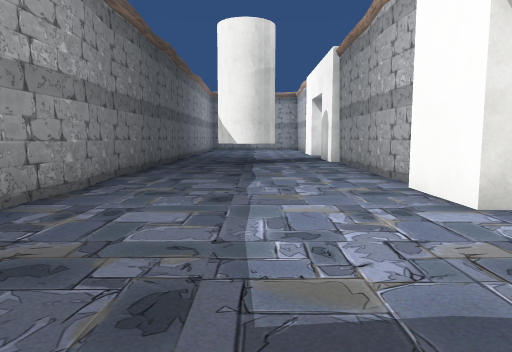
[1] (above)

22 first-person views from a walk through a Unity game level. The camera is 1.3 m above the floor, tilts 6° down and sees 70° across. The floor is counted in squares, 2 m on a side. Each view is taken from the middle of a square. On the plan, view 1 faces up. The plan holds only what a view shows up to about 11 squares ahead; the rest is blank. The place goes on beyond the plan. Some surface patterns are stand-ins.

[2]
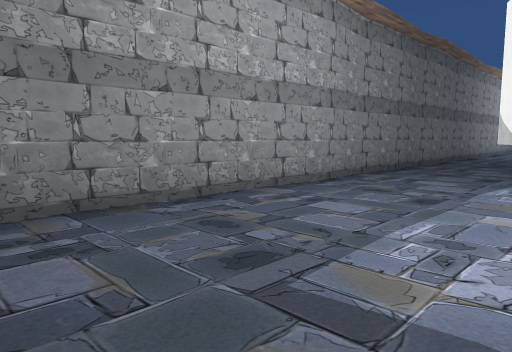

[3]
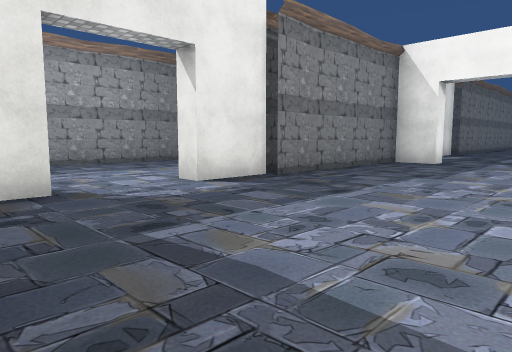

[4]
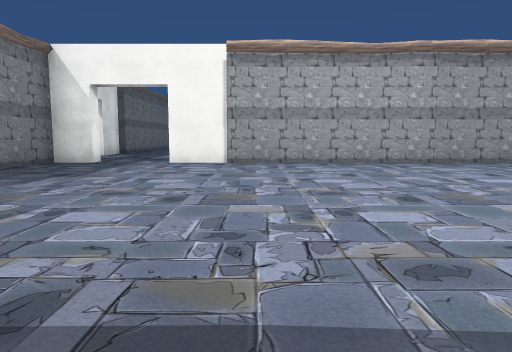

[5]
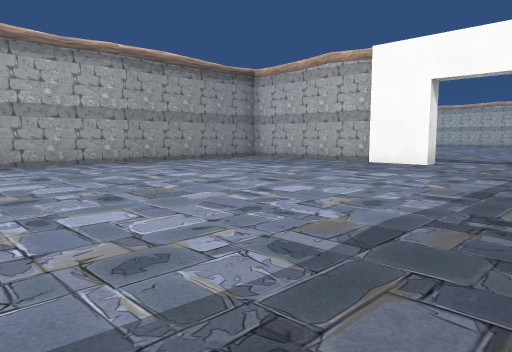

[6]
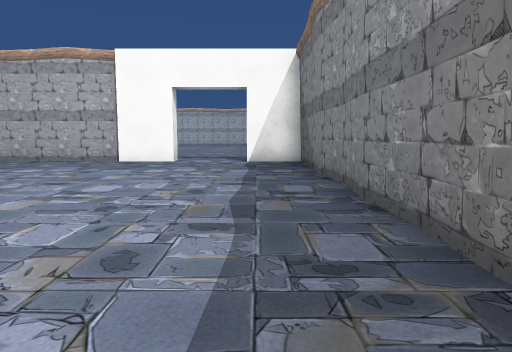

[7]
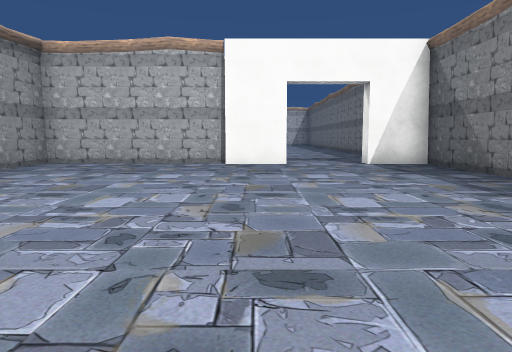

[8]
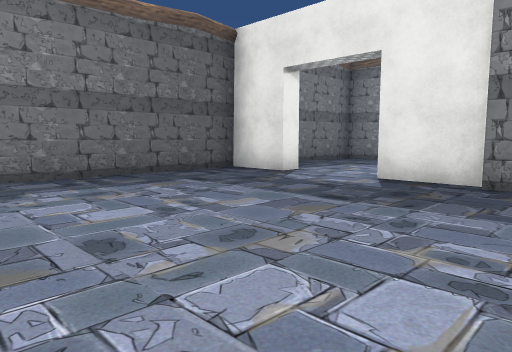

[9]
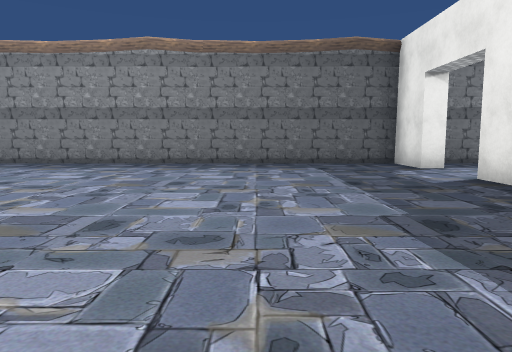

[10]
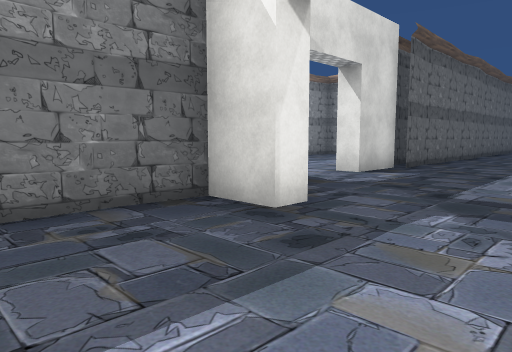

[11]
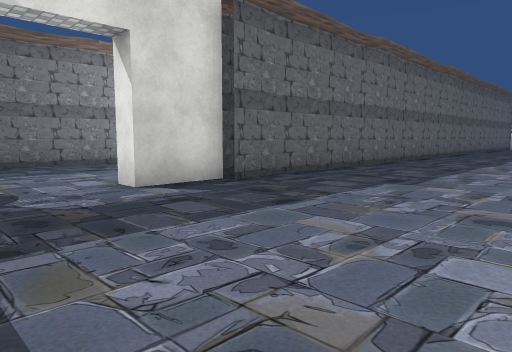

[12]
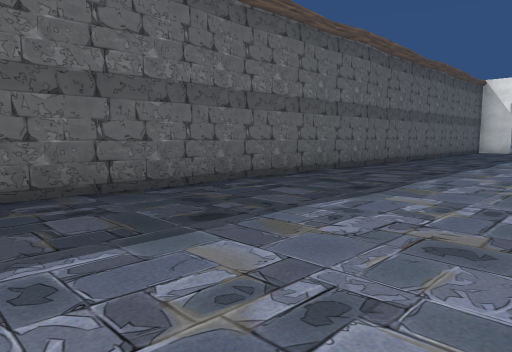

[13]
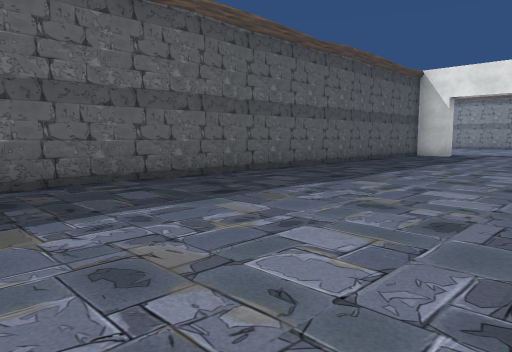

[14]
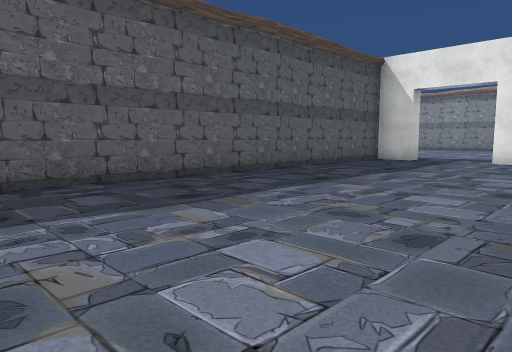

[15]
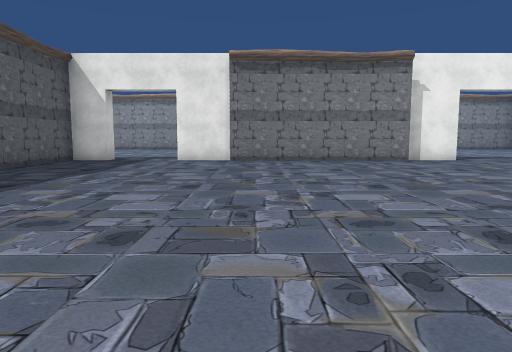

[16]
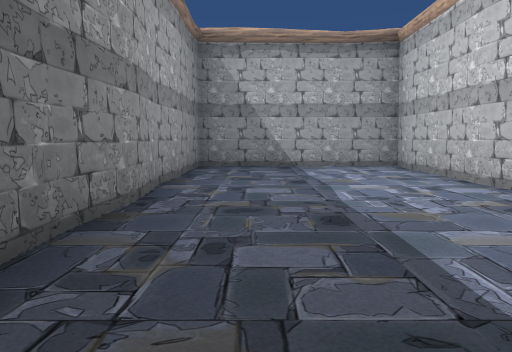

[17]
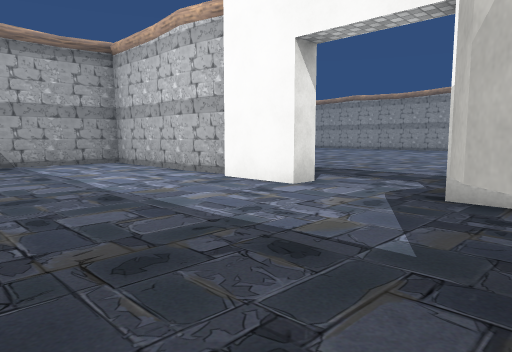

[18]
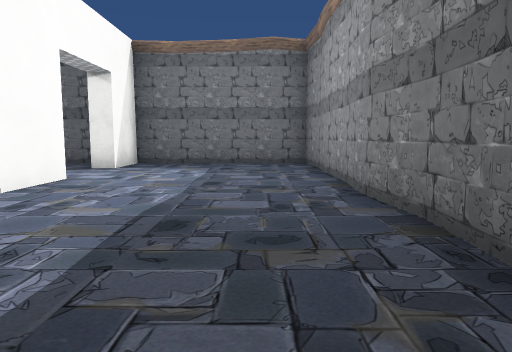

[19]
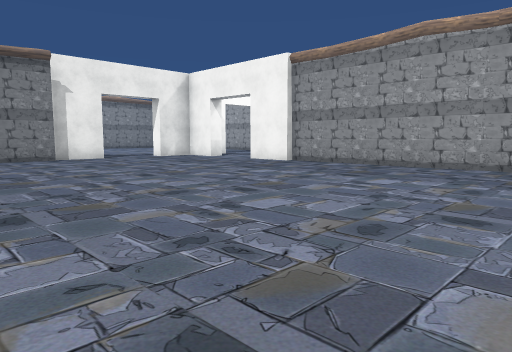

[20]
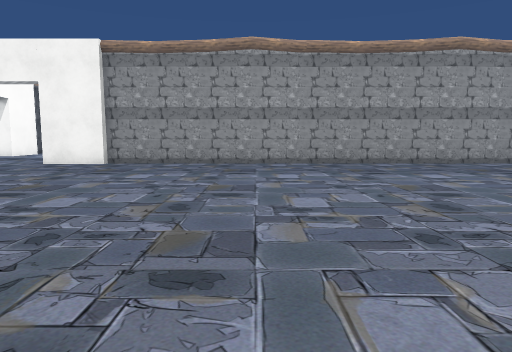

[21]
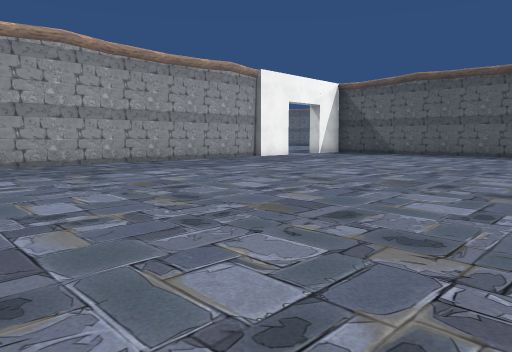

[22]
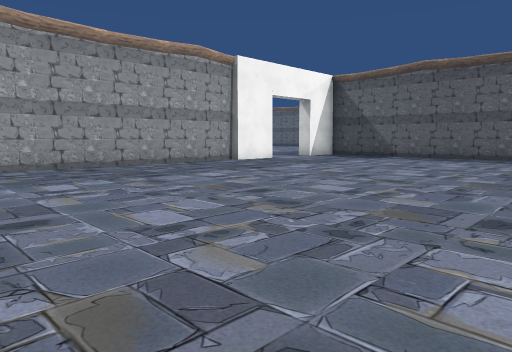

### Floor plan
Key: @ floor where view 1 was taken; # wall or solid block; . floor.
Columns run from 3 left of view 1 to 21 right of it. Each row starts with its distance up from view 1.
 35       #..########..
 34      ##............
 33      #.............
 32      #...............
 31      #..............#
 30      #..............##
 29      #...............#
 28      #...............#
 27      #...............#
 26      #...............#
 25      #...............#
 24      #...............#
 23      #...............#
 22      #...............#
 21      #...............#
 20 #######.... .........#
 19 #.....#.... .........#
 18 #.....#.... .........#
 17 #.....#.... .........#
 16 #....##.............##
 15 #....##.............#
 14 #....#..............#
 13 #........... .......
 12 #..........  ......
 11 #....#.....  .....
 10 #.##.##..#############
  9 #.....#..............#
  8 #.....#..............#
  7 #.....#..............#
  6 #....##.............##
  5 #....##.............##
  4 #....#..............#...
  3 #........................
  2 #........................
  1 #....#..............#..
  0 #..@.#..............#
 -1 #####################

Where each view was taken, in squares from view 1:
view 1: 0 up, 0 right, facing up
view 2: 0 up, 1 right, facing up-left
view 3: 0 up, 7 right, facing up-left
view 4: 0 up, 8 right, facing up
view 5: 0 up, 8 right, facing up-right
view 6: 1 up, 7 right, facing right
view 7: 4 up, 8 right, facing right
view 8: 6 up, 8 right, facing down-left
view 9: 9 up, 6 right, facing down
view 10: 7 up, 6 right, facing up-left
view 11: 11 up, 7 right, facing up-left
view 12: 17 up, 7 right, facing up-left
view 13: 21 up, 8 right, facing up-left
view 14: 24 up, 8 right, facing up-left
view 15: 24 up, 8 right, facing up
view 16: 11 up, 1 left, facing up
view 17: 10 up, 2 left, facing up-right
view 18: 9 up, 1 left, facing down
view 19: 23 up, 9 right, facing up-right
view 20: 26 up, 8 right, facing right
view 21: 24 up, 8 right, facing down-right
view 22: 22 up, 9 right, facing down-right
